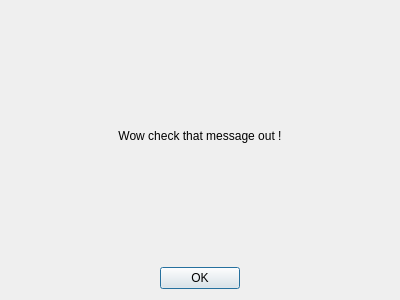
<?xml version="1.0" encoding="UTF-8"?>
<ui version="4.0">
 <class>Popup</class>
 <widget class="QDialog" name="Popup">
  <property name="geometry">
   <rect>
    <x>0</x>
    <y>0</y>
    <width>400</width>
    <height>300</height>
   </rect>
  </property>
  <property name="windowTitle">
   <string>Dialog</string>
  </property>
  <layout class="QVBoxLayout" name="verticalLayout">
   <property name="sizeConstraint">
    <enum>QLayout::SetMinimumSize</enum>
   </property>
   <item>
    <widget class="QLabel" name="message">
     <property name="text">
      <string>Wow check that message out !</string>
     </property>
     <property name="alignment">
      <set>Qt::AlignCenter</set>
     </property>
     <property name="wordWrap">
      <bool>true</bool>
     </property>
    </widget>
   </item>
   <item>
    <layout class="QHBoxLayout" name="OkButtonLayout">
     <item>
      <spacer name="OkButtonLeftSpacer">
       <property name="orientation">
        <enum>Qt::Horizontal</enum>
       </property>
       <property name="sizeHint" stdset="0">
        <size>
         <width>40</width>
         <height>20</height>
        </size>
       </property>
      </spacer>
     </item>
     <item>
      <widget class="QPushButton" name="OkButton">
       <property name="text">
        <string>OK</string>
       </property>
      </widget>
     </item>
     <item>
      <spacer name="OkButtonRightSpacer">
       <property name="orientation">
        <enum>Qt::Horizontal</enum>
       </property>
       <property name="sizeHint" stdset="0">
        <size>
         <width>40</width>
         <height>20</height>
        </size>
       </property>
      </spacer>
     </item>
    </layout>
   </item>
  </layout>
 </widget>
 <resources/>
 <connections/>
</ui>
